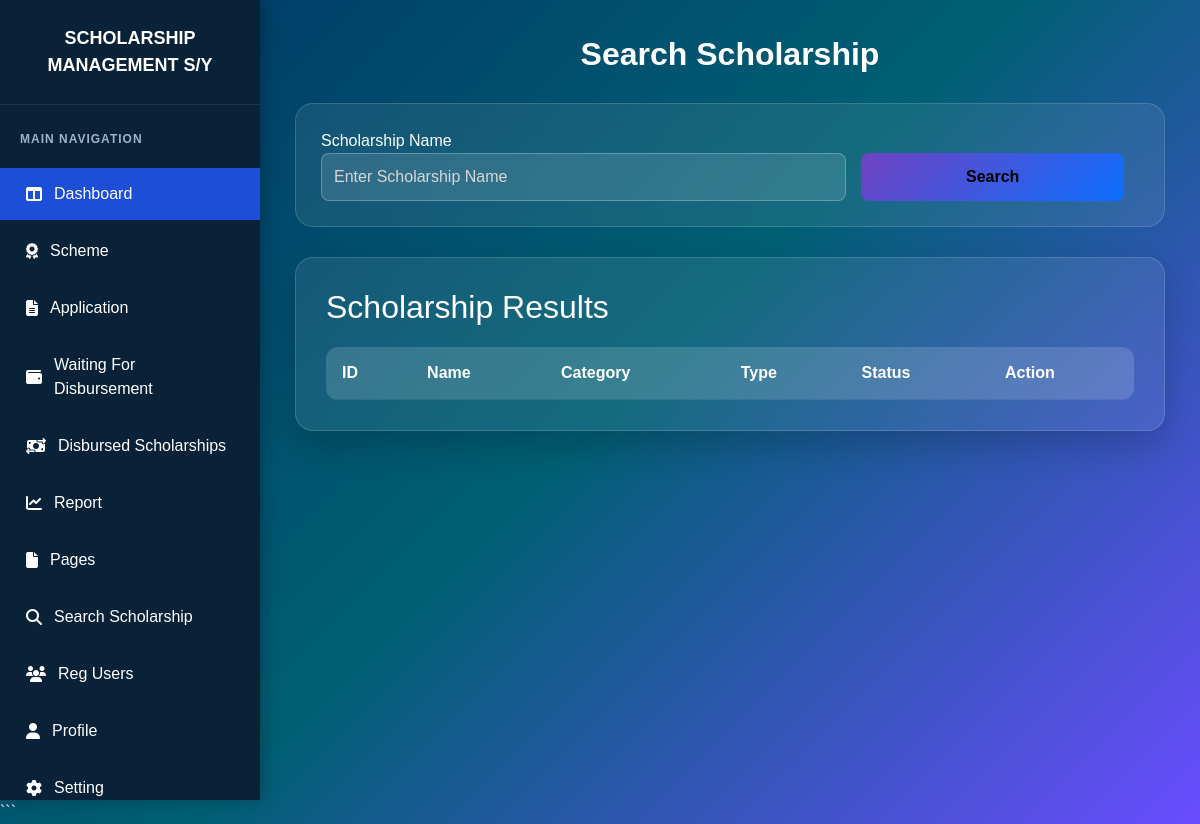
/search_scholarship/, run on an earlier commit of the app's database.
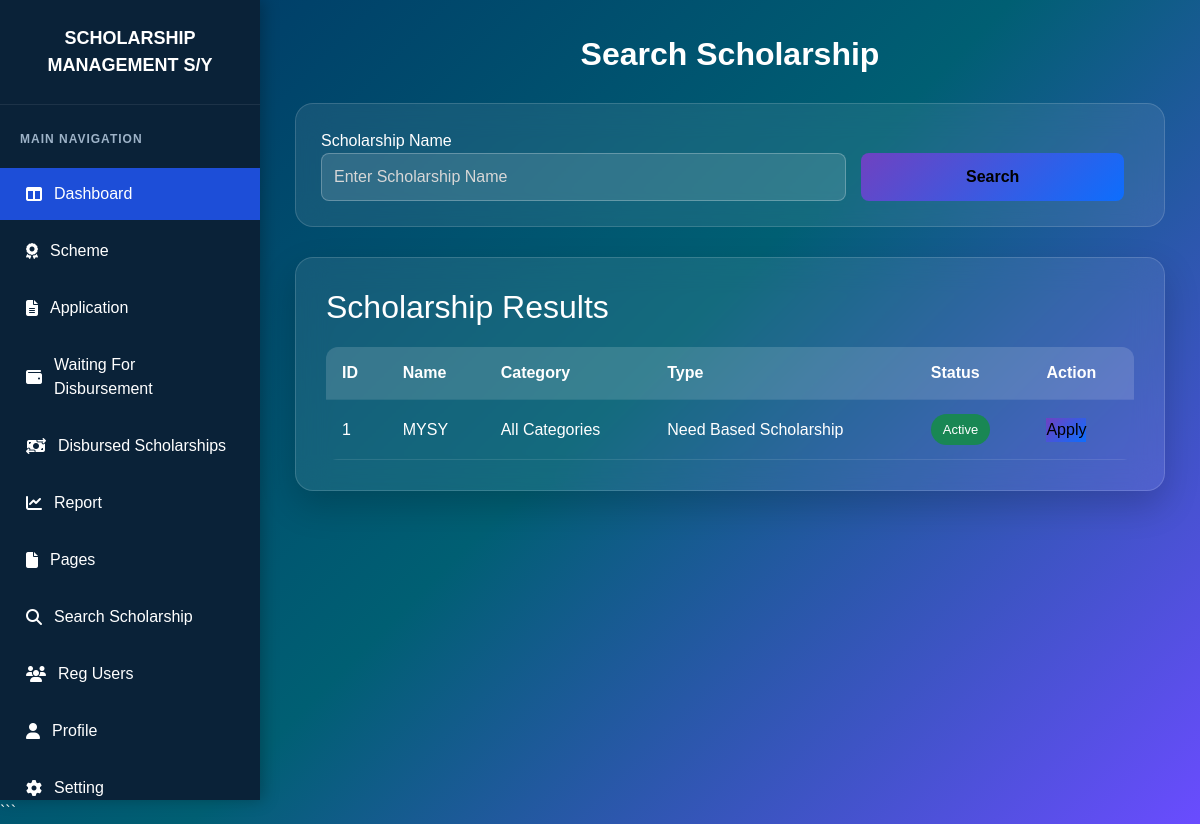
And on a later commit of the database.
### scholar/models.py (models this page shows, shortened)
class Scholarship(models.Model):
    name = models.CharField(max_length=100)
    type_of_scholarship = models.CharField(max_length=50)
    grade = models.CharField(max_length=20)
    year = models.IntegerField()
    category = models.CharField(max_length=50)
    criteria = models.TextField()
    documents_required = models.TextField()

### scholar/views.py (the view)
# urls.py: path("search_scholarship/", views.search_scholarship, name="search_scholarship"),
def search_scholarship(request):
    scholarships = Scholarship.objects.all()
    search_query = request.GET.get("search_query")
    if search_query:
        scholarships = scholarships.filter(name__icontains=search_query)
    return render(request, "scholarship.html", {"scholarships": scholarships})

### scholar/templates/scholarship.html (shortened to what this page needs)
{% load static %}
<!DOCTYPE html>
<html lang="en">
<head>
    <link href="https://cdn.jsdelivr.net/npm/bootstrap@5.3.8/dist/css/bootstrap.min.css" rel="stylesheet">
    <link rel="stylesheet" href="{% static 'css/style.css' %}">
    <link rel="stylesheet"
    href="https://cdnjs.cloudflare.com/ajax/libs/font-awesome/6.5.1/css/all.min.css">
</head>
<body>
<div class="sidebar">
    <div class="logo">
        SCHOLARSHIP MANAGEMENT S/Y
    </div>
    <ul>
        <li class="active-menu">
            <a href="{% url 'dashboard' %}">
                <i class="fa-solid fa-table-columns"></i>
                Dashboard
            </a>
        </li>
        <li>
            <a href="{% url 'add_scholarship' %}">
                <i class="fa-solid fa-award"></i>
                Scheme
            </a>
        </li>
        <li>
            <a href="{% url 'my_applications' %}">
                <i class="fa-solid fa-file-lines"></i>
                Application
            </a>
        </li>
        <li>
            <a href="{% url 'applications_admin' %}?status=WAITING_DISBURSEMENT">
                <i class="fa-solid fa-wallet"></i>
                Waiting For Disbursement
            </a>
        </li>
        <li>
            <a href="{% url 'applications_admin' %}?status=DISBURSED">
                <i class="fa-solid fa-money-bill-transfer"></i>
                Disbursed Scholarships
            </a>
        </li>
        <li>
            <a href="#">
                <i class="fa-solid fa-chart-line"></i>
                Report
            </a>
        </li>
        <li>
            <a href="{% url 'pages' %}">
                <i class="fa-solid fa-file"></i>
                Pages
            </a>
        </li>
        <li>
            <a href="{% url 'search_scholarship' %}">
                <i class="fa-solid fa-magnifying-glass"></i>
                Search Scholarship
            </a>
        </li>
        <li>
            <a href="{% url 'reg_users' %}">
                <i class="fa-solid fa-users"></i>
                Reg Users
            </a>
        </li>
        <li>
            <a href="{% url 'profile' %}">
                <i class="fa-solid fa-user"></i>
                Profile
            </a>
        </li>
        <li>
            <a href="{% url 'setting' %}">
                <i class="fa-solid fa-gear"></i>
                Setting
            </a>
        </li>
    </ul>
</div>
<div class="main-content">
    <div class="main">
    <h1 class="page-title">Search Scholarship</h1>
    <div class="search-container">
<form class="search-form" method="get" action="{% url 'search_scholarship' %}">
            <div class="form-group">
                <label>Scholarship Name</label>
                <input type="text" name="search_query" placeholder="Enter Scholarship Name" value="{{ request.GET.search_query }}">
            </div>
            <button class="btn-primary" type="submit">
                Search
            </button>
        </form>
    </div>
    <div class="result-box">
        <h2>Scholarship Results</h2>
        <table>
            <tr>
                <th>ID</th>
                <th>Name</th>
                <th>Category</th>
                <th>Type</th>
                <th>Status</th>
                <th>Action</th>
            </tr>
            {% for scholarship in scholarships %}
            <tr>
                <td>{{ scholarship.id }}</td>
                <td>{{ scholarship.name }}</td>
                <td>{{ scholarship.category }}</td>
                <td>{{ scholarship.type_of_scholarship }}</td>
                <td><span class="status-active">Active</span></td>
                <td>
                    <a href="{% url 'apply_scholarship' scholarship.id %}"><button class="btn-primary">Apply</button></a>
                </td>
            </tr>
            {% endfor %}
        </table>
    </div>
</div>
</body>
</html>

What changed in the data, as far as the page shows it:
added Scholarship: id "1", name "MYSY", category "All Categories", type_of_scholarship "Need Based Scholarship"
